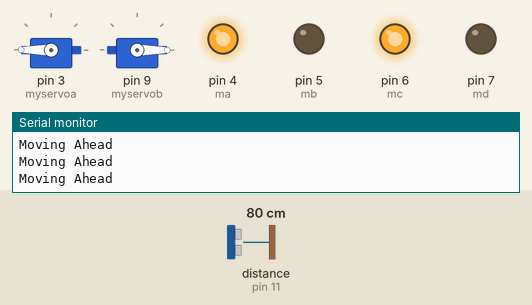
A sketch run on a simulated Arduino Uno, built with avr-gcc and run on an emulated ATmega328P. On the bench: 2 × servo, output pins drawn as LEDs (lit = HIGH), the last lines printed to the serial monitor. Inputs (shaded band) come from the test bench; at power-on: distance to the obstacle (sensor on pin 11) 80 cm. The echo pulse lasts 58.3 µs per cm; the ROS host is connected and sends only what is stated.

Above: at 1.2 s.
1.3 s: distance to the obstacle (sensor on pin 11) set to 11 cm
2.8 s: distance to the obstacle (sensor on pin 11) set to 8 cm
At 3.1 s:
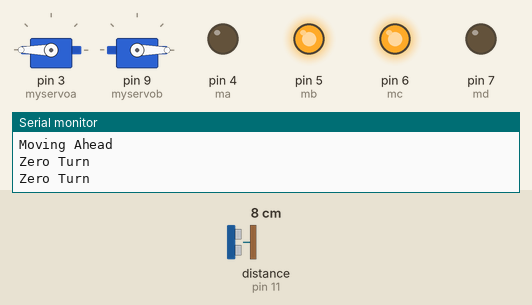
4.3 s: distance to the obstacle (sensor on pin 11) set to 18 cm
At 4.9 s:
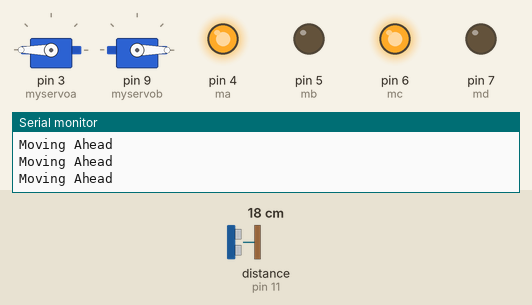
5.9 s: distance to the obstacle (sensor on pin 11) set to 2 cm
At 6.7 s:
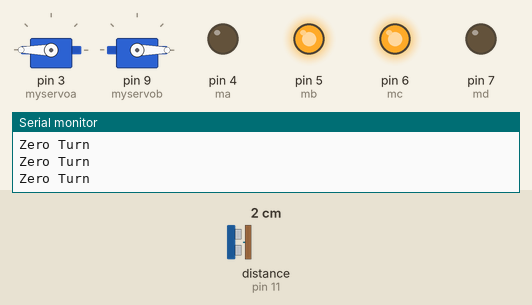
Timing chart, 0 to 8.5 s (numbered marks = the images above; inputs shaded):
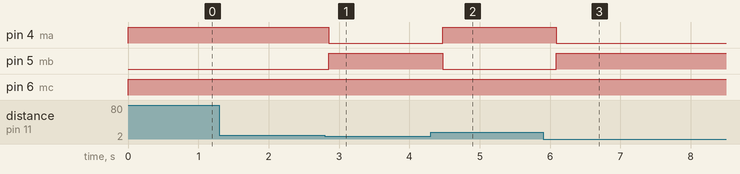

The sketch:

ROS_ostacle_avoider_using_ultrasonic_sensor_final.ino
```cpp
#include <Servo.h>                  // Library to control servos
#include <Ultrasonic.h>             // Ultrasonic sensor HC-SR04 by Eric Simoes

#include <ros.h>                    // Importing ROS support for Arduino
#include <std_msgs/Int8.h>          // Defining the standard message type

ros::NodeHandle  nh;                // Instantiate the node handle to create publisher and subscriber -  It handles the Serial communication.

std_msgs::Int8 str_msg;
ros::Publisher chatter("chatter", &str_msg);        // Instantiate the publisher with the name chatter

Servo myservoa;                    // create servo object to control a servo
Servo myservob;

int trigPin = 10;                  // Attaching the Ultrasonic sensor pins to Arduino Pins
int echoPin = 11;

int ma = 4;                        // Attaching arduino pins to motor outputs
int mb = 5;
int mc = 6;
int md = 7;
int flag =0;


int dd = 10;

Ultrasonic ultra(trigPin, echoPin);

void servo_map()
{ int pos;
  int distance;

  for (pos = 180; pos >= 0; pos -= 10)            // goes from 0 degrees to 180 degrees
  {
     distance = ultra.distanceRead();
     if (distance >10){
     Serial.println(distance);}
     myservoa.write(pos);                          // tell servo to go to position in variable 'pos'
     delay(500);
  }
  for (pos = 0; pos <= 180; pos += 10)            // goes from 180 degrees to 0 degrees
 {
     distance = ultra.distanceRead();
     if (distance >10){
     Serial.println(distance);}
     myservob.write(pos);                          // tell servo to go to position in variable 'pos'
     delay(500);
 }

    for (pos = 180; pos >= 0; pos -= 10)            // goes from 0 degrees to 180 degrees
  {
     distance = ultra.distanceRead();
     if (distance >10){
     Serial.println(distance);}
     myservob.write(pos);                          // tell servo to go to position in variable 'pos'
     delay(500);
  }
  for (pos = 0; pos <= 180; pos += 10)            // goes from 180 degrees to 0 degrees
 {
     distance = ultra.distanceRead();
     if (distance >10){
     Serial.println(distance);}
     myservoa.write(pos);                          // tell servo to go to position in variable 'pos'
     delay(500);
 }
}


void setup ()
{
 Serial.begin(9600);                  // Initialize the Serial communication

 pinMode(trigPin,OUTPUT);             // Declare the digital pins 10 and 11 as ouputs and inputs respectively
 pinMode(echoPin,INPUT);

 pinMode(ma , OUTPUT);                // Declare the motor pins as output pins
 pinMode(mb , OUTPUT);
 pinMode(mc , OUTPUT);
 pinMode(md , OUTPUT);

 myservoa.attach(3);                  // attaches the servo on pin 3 to the servo object
 myservob.attach(9);                  // attaches the servo on pin 9 to the servo object

 myservoa.write(180);                 // Initially position the servos to a position facing the front
 myservob.write(0);

 nh.initNode();                       // Initialize the ROS node handle
 nh.advertise(chatter);               // Declare the topic "chatter" a

}


void loop()
{  int distance=0;

  distance = ultra.distanceRead();
  str_msg.data = distance;
  chatter.publish( &str_msg );
  nh.spinOnce();

 if (distance>=dd)
   {
    digitalWrite(ma , HIGH);
    digitalWrite(mb , LOW);
    digitalWrite(mc ,HIGH);
    digitalWrite(md , LOW);
    Serial.println("Moving Ahead");
    delay (200);
   }
  else if (distance<=dd)
   {
    digitalWrite(ma , LOW);
    digitalWrite(mb , HIGH);
    digitalWrite(mc , HIGH);
    digitalWrite(md , LOW);
    Serial.println("Zero Turn");
    delay (200);
   }

//   Serial.println("Let's go");
}
```

Measured:
- the behaviour switches between 10 and 9 cm on distance to the obstacle (sensor on pin 11) (found by bisection; images 0 and 1)
- after the input at 2.8 s, pin 4 (ma): HIGH → LOW after 0.06 s; pin 5 (mb): LOW → HIGH after 0.06 s
- after the input at 4.3 s, pin 4 (ma): LOW → HIGH after 0.17 s; pin 5 (mb): HIGH → LOW after 0.17 s
- after the input at 5.9 s, pin 4 (ma): HIGH → LOW after 0.19 s; pin 5 (mb): LOW → HIGH after 0.19 s
